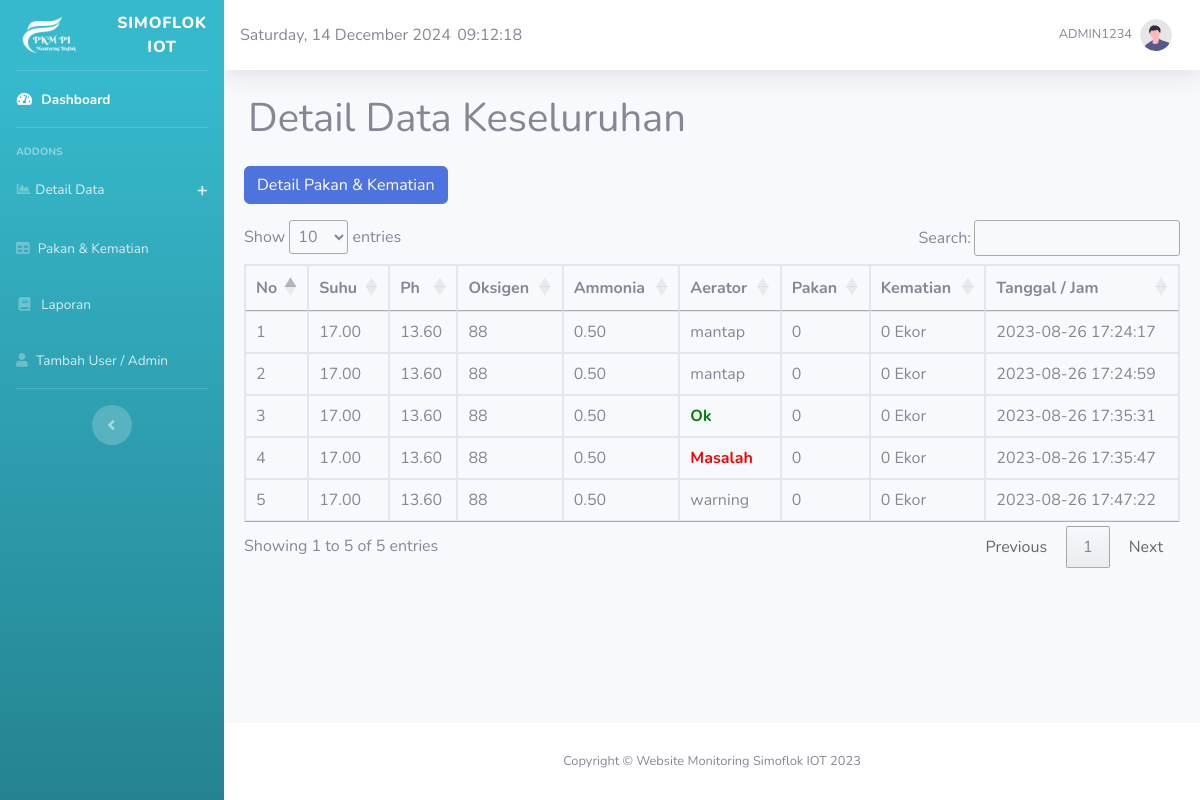
The page /dashboard.php?page=full (signed in) on the database its author committed.
### tables this page shows
CREATE TABLE IF NOT EXISTS `tb_data_sensor` (
  `ID` int(11) NOT NULL AUTO_INCREMENT,
  `pH` decimal(10,2) NOT NULL,
  `suhu` decimal(10,2) NOT NULL,
  `o2` decimal(11,0) NOT NULL,
  `aerator` text NOT NULL,
  `amoniak` decimal(11,2) NOT NULL,
  `date` timestamp NOT NULL DEFAULT current_timestamp() ON UPDATE current_timestamp(),
  PRIMARY KEY (`ID`)
);

### pages/full-data.php (the view, shortened to what this page needs)
<div class="container-fluid">
    <h1>Detail Data Keseluruhan</h1>
    <div class="row">
        <div class="w-100 px-2">
            <a href="dashboard.php?page=halaman-tambah" class="btn btn-primary my-3">Detail Pakan & Kematian</a>
            <div class="table-responsive">
                <table class="table table-bordered" id="tabel-data" width="100%" cellspacing="0">
                    <thead class="thead dark">
                        <tr>
                            <th>No</th>
                            <th>Suhu</th>
                            <th>Ph</th>
                            <th>Oksigen</th>
                            <th>Ammonia</th>
                            <th>Aerator</th>
                            <th>Pakan</th>
                            <th>Kematian</th>
                            <th>Tanggal / Jam</th>
                        </tr>
                    </thead>
                    <tbody>
                        <?php
                        $ambil = mysqli_query($koneksi, "SELECT * FROM tb_data_sensor");
                        $i = 1;
                        while ($data = mysqli_fetch_array($ambil)) {
                            $ph = $data['pH'];
                            $suhu = $data['suhu'];
                            $amoniak = $data['amoniak'];
                            $oksigen = $data['o2'];
                            $aerator = $data['aerator'];
                            if ($aerator == "Ok") {
                                $aerator = '<span style="font-weight: bold; color: green;">Ok</span>';
                            } elseif ($aerator == "Masalah") {
                                $aerator = '<span style="font-weight: bold; color: red;">Masalah</span>';
                            } elseif ($aerator == "Warning") {
                                $aerator = '<span style="font-weight: bold; color: orange;">Warning</span>';
                            }
                            $timestamp = strtotime($data['date'] . ' UTC');
                            $tanggalFull = date('Y-m-d H:i:s', $timestamp);
                            $tanggal = substr($tanggalFull, 0, 10);
                        ?>
                            <tr>
                                <td><?= $i; ?></td>
                                <td><?= $suhu; ?></td>
                                <td><?= $ph; ?></td>
                                <td><?= $oksigen; ?></td>
                                <td><?= $amoniak; ?></td>
                                <td><?= $aerator; ?></td>
                                <?php
                                $ikanQuery = mysqli_query($koneksi, "SELECT * FROM data_ikan WHERE DATE(tanggal_awal) = '$tanggal'");
                                $dataIkan = mysqli_fetch_array($ikanQuery);
                                $pakan = isset($dataIkan['pakan_ikan']) ? $dataIkan['pakan_ikan'] : '0';
                                $kematian = isset($dataIkan['kematian_ikan']) ? $dataIkan['kematian_ikan'] : '0';
                                ?>
                                <td><?= $pakan ?></td>
                                <td><?= $kematian ?> Ekor</td>
                                <td><?= $tanggalFull; ?></td>
                            </tr>
                        <?php
                            $i++;
                        }
                        ?>
                    </tbody>
                </table>
            </div>
        </div>
    </div>
</div>

### dashboard.php (shortened to what this page needs)
<?php
if (isset($_SESSION['role'])) {
    $role = $_SESSION['role'];
    if ($role === 'Admin') {
        $dashboard = './pages/admin_dashboard.php';
    } elseif ($role === 'User') {
        $dashboard = './pages/user_dashboard.php';
    } else {
        header('Location: auth.php');
        exit();
    }
    include $dashboard;
} else {
    header('Location: index.php');
    exit();
}

### templates/header.php (shortened to what this page needs)
<!DOCTYPE html>
<html lang="en">
<head>
    <link href="vendor/fontawesome-free/css/all.min.css" rel="stylesheet" type="text/css">
    <link href="./css/sb-admin-2.min.css?v=<?= time() ?>" rel="stylesheet">
    <link href="./css/style.css?v=<?= time() ?>" rel="stylesheet">
    <link rel="stylesheet" href="https://cdn.jsdelivr.net/npm/flatpickr/dist/flatpickr.min.css">
    <link rel="stylesheet" href="https://cdn.datatables.net/1.13.6/css/jquery.dataTables.css" />
</head>

### pages/admin_dashboard.php (shortened to what this page needs)
<?php include './templates/header.php' ?>
<body id="page-top">
    <div id="wrapper">
        <?php include './components/sidebar.php' ?>
        <div id="content-wrapper" class="d-flex flex-column">
            <div id="content">
                <?php include './components/navbar.php' ?>
                <?php
                if (isset($_GET['page'])) {
                    if ($_GET['page'] == 'halaman-data-suhu') {
                        $page = 'halaman-data-suhu.php';
                    } elseif ($_GET['page'] == 'halaman-data-ph') {
                        $page = 'halaman-data-ph.php';
                    } elseif ($_GET['page'] == 'halaman-data-oksigen') {
                        $page = 'halaman-data-oksigen.php';
                    } elseif ($_GET['page'] == 'halaman-data-aerator') {
                        $page = 'halaman-data-aerator.php';
                    } elseif ($_GET['page'] == 'halaman-data-amoniak') {
                        $page = 'halaman-data-amoniak.php';
                    } elseif ($_GET['page'] == 'full') {
                        $page = 'full-data.php';
                    } elseif ($_GET['page'] == 'halaman-laporan') {
                        $page = 'halaman-laporan.php';
                    } elseif ($_GET['page'] == 'halaman-tambah') {
                        $page = 'halaman-tambah.php';
                    } elseif ($_GET['page'] == 'halaman-tambah-user') {
                        $page = 'halaman-tambah-user.php';
                    } else {
                        $page = 'halaman-home.php';
                    }
                } else {
                    $page = 'halaman-home.php';
                }
                include $page;
                ?>
            </div>
            <footer class="sticky-footer bg-white">
                <div class="container my-auto">
                    <div class="copyright text-center my-auto">
                        <span>Copyright &copy; Website Monitoring Simoflok IOT 2023</span>
                    </div>
                </div>
            </footer>
        </div>
    </div>
    <?php include './templates/footer.php' ?>

### components/sidebar.php (shortened to what this page needs)
<ul class="navbar-nav bg-gradient-info sidebar sidebar-dark accordion" id="accordionSidebar">
    <a class="sidebar-brand d-flex align-items-center justify-content-center">
        <div class="sidebar-brand-icon">
            <img src="logo_new.png" alt="Logo" style="width: 100px; height: 100px;" />
        </div>
        <div class="sidebar-brand-text mx-3">SIMOFLOK IOT</div>
    </a>
    <hr class="sidebar-divider my-0">
    <li class="nav-item active">
        <a class="nav-link" href="dashboard.php">
            <i class="fas fa-fw fa-tachometer-alt"></i>
            <span>Dashboard</span></a>
    </li>
    <hr class="sidebar-divider">
    <div class="sidebar-heading">
        Addons
    </div>
    <li class="nav-item">
        <a class="nav-link d-flex align-items-center cursor-pointer" id="dropdown-1" style="user-select: none;">
            <i class="fas fa-fw fa-chart-area"></i>
            <span class="d-flex w-100 flex-row justify-content-between align-items-center">Detail Data <span class="font-weight-bold font-lg" id="plus" style="font-size: 1.2rem;"> + </span>
            </span>
        </a>
    </li>
    <li class="nav-item" style="cursor: pointer;">
        <a class="nav-link" data-toggle="modal" data-target="#tambahData"><i class="fas fa-table"></i>
            <span>Pakan & Kematian</span></a>
    </li>
    <li class="nav-item">
        <a class="nav-link" href="dashboard.php?page=halaman-laporan">
            <i class="fas fa-fw fa-book"></i>
            <span>Laporan</span></a>
    </li>
    <li class="nav-item">
        <a class="nav-link" href="dashboard.php?page=halaman-tambah-user">
            <i class="fas fa-user"></i>
            <span>Tambah User / Admin</span></a>
    </li>
    <hr class="sidebar-divider d-none d-md-block">
    <div class="text-center d-none d-md-inline">
        <button class="rounded-circle border-0" id="sidebarToggle"></button>
    </div>
</ul>

### components/navbar.php (shortened to what this page needs)
<nav class="navbar navbar-expand navbar-light bg-white topbar mb-4 static-top shadow">
    <div class="time">
        <span><?php echo strftime('%A, %d %B %Y'); ?></span>
        <div id="clock"><?php echo date('H:i:s'); ?></div>
    </div>
    <ul class="navbar-nav ml-auto">
        <li class="nav-item dropdown no-arrow d-none">
        <li class="nav-item dropdown no-arrow">
            <a class="nav-link dropdown-toggle" href="#" id="userDropdown" role="button" data-toggle="dropdown" aria-haspopup="true" aria-expanded="false">
                <span class="mr-2 d-none d-lg-inline text-gray-600 small"><?php echo strtoupper($_SESSION["username"]); ?></span>
                <img class="img-profile rounded-circle" src="img/undraw_profile.svg">
            </a>
        </li>
    </ul>
</nav>

### templates/footer.php (shortened to what this page needs)
</body>
</html>

### css/style.css (style rules this page uses)
.cursor-pointer { cursor: pointer !important; }
.time { display: flex; gap: .4rem; }

### rows shown on the page
tb_data_sensor: suhu "17.00", pH "13.60", o2 "88", amoniak "0.50", aerator "mantap", pakan "0", kematian "0", date "2023-08-26 17:24:17"
tb_data_sensor: suhu "17.00", pH "13.60", o2 "88", amoniak "0.50", aerator "mantap", pakan "0", kematian "0", date "2023-08-26 17:24:59"
tb_data_sensor: suhu "17.00", pH "13.60", o2 "88", amoniak "0.50", aerator "Ok", pakan "0", kematian "0", date "2023-08-26 17:35:31"
tb_data_sensor: suhu "17.00", pH "13.60", o2 "88", amoniak "0.50", aerator "Masalah", pakan "0", kematian "0", date "2023-08-26 17:35:47"
tb_data_sensor: suhu "17.00", pH "13.60", o2 "88", amoniak "0.50", aerator "warning", pakan "0", kematian "0", date "2023-08-26 17:47:22"

### other values the page prints
strftime('%A, %d %B %Y') "Saturday, 14 December 2024"
$_SESSION["username"] "ADMIN1234"
